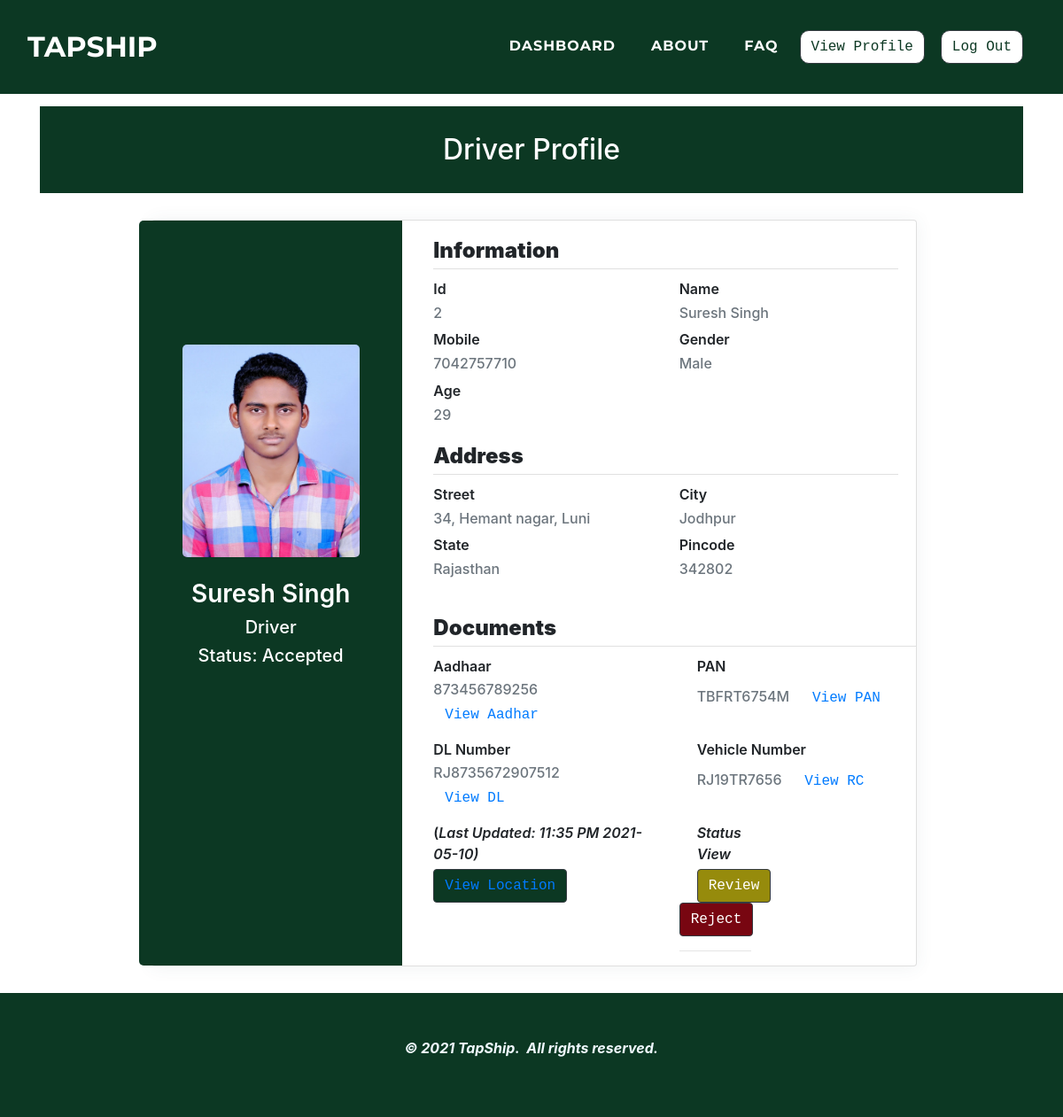
/admin/driverprofile.php?d_mobile=7042757710 (signed in), run on an earlier commit of the app's database.
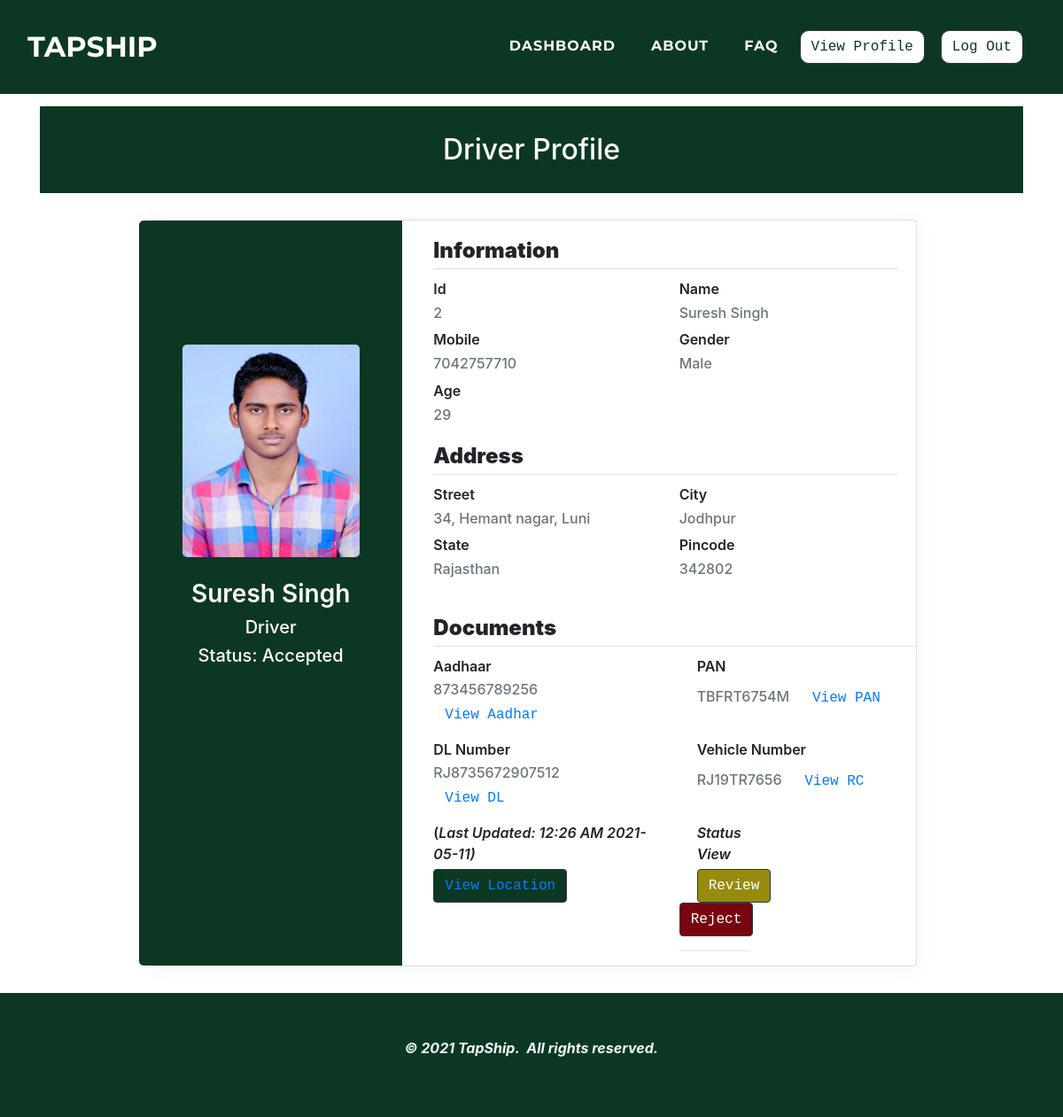
And on a later commit of the database.
### tables this page shows
CREATE TABLE `driver` (
  `d_id` int(11) NOT NULL,
  `d_name` varchar(50) NOT NULL,
  `d_mobile` varchar(25) NOT NULL,
  `d_gender` varchar(25) NOT NULL,
  `d_age` varchar(10) NOT NULL,
  `d_street` varchar(50) NOT NULL,
  `d_city` varchar(25) NOT NULL,
  `d_state` varchar(25) NOT NULL,
  `d_pincode` varchar(10) NOT NULL,
  `d_aadhar` varchar(25) NOT NULL,
  `d_aadharpdf` varchar(100) NOT NULL,
  `d_pan` varchar(25) NOT NULL,
  `d_panpdf` varchar(100) NOT NULL,
  `d_photo` varchar(100) NOT NULL,
  `d_dlnumber` varchar(25) NOT NULL,
  `d_dlpdf` varchar(100) NOT NULL,
  `d_vehiclenumber` varchar(25) NOT NULL,
  `d_vehiclercpdf` varchar(100) NOT NULL,
  `d_lat` varchar(100) DEFAULT NULL,
  `d_long` varchar(100) DEFAULT NULL,
  `d_date` varchar(500) NOT NULL,
  `d_time` varchar(500) NOT NULL,
  `d_password` varchar(25) NOT NULL,
  `d_approve` varchar(10) NOT NULL
);

### admin/driverprofile.php (the view, shortened to what this page needs)
<?php
$res = $_SESSION["sessionid"];
$a_name = $res;
?>
<!doctype html>
<html>
<head>
    <link rel="stylesheet" href="../assets/bootstrap/css/bootstrap.min.css">
    <link rel="stylesheet" href="../assets/fonts/font-awesome.min.css">
    <link rel="stylesheet" href="../assets/fonts/ionicons.min.css">
    <link rel="stylesheet" href="../assets/css/Article-List.css">
    <link rel="stylesheet" href="../assets/css/Footer-Dark.css">
    <link rel="stylesheet" href="../assets/css/Highlight-Blue.css">
    <link rel="stylesheet" href="https://cdnjs.cloudflare.com/ajax/libs/animate.css/3.5.2/animate.min.css">
    <link rel="stylesheet" href="https://cdnjs.cloudflare.com/ajax/libs/aos/2.2.0/aos.css">
    <link rel="stylesheet" href="../assets/css/Login-Form-Clean.css">
    <link rel="stylesheet" href="../assets/css/table-style.css">
    <link rel="stylesheet" href="../assets/css/profile.css">
    <link href='https://maxcdn.bootstrapcdn.com/bootstrap/4.0.0/css/bootstrap.min.css' rel='stylesheet'>
    <link href='https://cdnjs.cloudflare.com/ajax/libs/MaterialDesign-Webfont/3.6.95/css/materialdesignicons.css' rel='stylesheet'>
</head>
<body oncontextmenu='return false' class='snippet-body'>
    <div class="page-content page-container" id="page-content">
        <nav class="navbar navbar-light navbar-expand-lg fixed-top text-uppercase" id="mainNav" style="background: #0c3823;">
            <div class="container-fluid">
                <a class="navbar-brand js-scroll-trigger" data-bs-hover-animate="pulse" href="../index.php" style="font-family: Montserrat, sans-serif;">TAPSHIP</a>
                <div class="collapse navbar-collapse" id="navbarResponsive">
                    <ul class="nav navbar-nav ml-auto">
                        <li class="nav-item mx-0 mx-lg-1"><a class="nav-link py-3 px-0 px-lg-3 rounded js-scroll-trigger" data-bs-hover-animate="pulse" href="index.php" style="filter: contrast(100%) grayscale(0%) hue-rotate(0deg) invert(0%) sepia(0%);">DASHBOARD</a></li>
                        <li class="nav-item mx-0 mx-lg-1"><a class="nav-link py-3 px-0 px-lg-3 rounded js-scroll-trigger" data-bs-hover-animate="pulse" href="../about.php">ABOUT</a></li>
                        <li class="nav-item mx-0 mx-lg-1"><a class="nav-link py-3 px-0 px-lg-3 rounded js-scroll-trigger" data-bs-hover-animate="pulse" href="../faq.php">FAQ</a></li>
                        <li class="nav-item mx-0 mx-lg-1"><a href="updateprofile.php?a_name=<?php echo $a_name; ?>"><button class="btn btn-dark text-monospace" data-bs-hover-animate="pulse" type="button" style="margin: 10px;background: rgb(255,255,255);color: #0c3823;margin-left: 0;border-radius: 10px;">View Profile</button></a></li>
                        <li class="nav-item mx-0 mx-lg-1"><a href="../admin/logout-script.php"><button class="btn btn-dark text-monospace" data-bs-hover-animate="pulse" type="button" style="margin: 10px;background: rgb(255,255,255);color: #0c3823;margin-left: 0;border-radius: 10px;">Log Out</button></a></li>
                    </ul>
                </div>
            </div>
        </nav>
        <?php
        $con = mysqli_connect("localhost", "root", "", "tapship");
        $d_mobile = $_GET['d_mobile'];
        $query = " select * from driver where d_mobile=" . $d_mobile . "";
        $result = mysqli_query($con, $query);
        while ($res = mysqli_fetch_assoc($result)) {
            $d_id =  $res['d_id'];
            $d_name =  $res['d_name'];
            $d_gender =  $res['d_gender'];
            $d_age =  $res['d_age'];
            $d_street =  $res['d_street'];
            $d_city =  $res['d_city'];
            $d_state =  $res['d_state'];
            $d_pincode =  $res['d_pincode'];
            $d_aadhar =  $res['d_aadhar'];
            $d_aadharpdf =  $res['d_aadharpdf'];
            $d_pan =  $res['d_pan'];
            $d_panpdf =  $res['d_panpdf'];
            $d_dlnumber =  $res['d_dlnumber'];
            $d_dlpdf =  $res['d_dlpdf'];
            $d_vehiclenumber =  $res['d_vehiclenumber'];
            $d_vehiclercpdf =  $res['d_vehiclercpdf'];
            $d_lat =  $res['d_lat'];
            $d_long =  $res['d_long'];
            $d_photo =  $res['d_photo'];
            $d_approve =  $res['d_approve'];
            $d_time = $res['d_time'];
            $d_date = $res['d_date'];
        }
        ?>
        <div class="features-boxed">
            <div class="container" style="background: #ffffff;">
                <div class="intro" style="background: #0c3823;margin-top: 120px;margin-bottom: 30px;">
                    <h2 class="text-center" data-aos="fade" style="color: rgb(255,255,255);padding: 30px;margin-bottom: 0px;">Driver Profile</h2>
                </div>
            </div>
        </div>
        <div class="padding">
            <div class="row container d-flex justify-content-center">
                <div class="col-xl-12 col-md-12">
                    <div class="card user-card-full">
                        <div class="row m-l-0 m-r-0">
                            <div class="col-md-4 bg-c-lite-green user-profile">
                                <div class="card-block text-center text-white">
                                    <div class="m-b-25"> <img src="../drivers/<?php echo  $d_photo; ?>" width="200" height="240" align="center" class="img-radius" alt="User-Profile-Image"> </div>
                                    <h3 class="f-w-600"><?php echo "$d_name" ?></h3>
                                    <h5>Driver</h5>
                                    <h5>Status: <?php if ($d_approve == "1") {
                                                    echo "No Action";
                                                } else if ($d_approve == "2") {
                                                    echo " Accepted";
                                                } else if ($d_approve == "3") {
                                                    echo "Review";
                                                } else if ($d_approve == "4") {
                                                    echo "Rejected";
                                                } else if ($d_approve == "5") {
                                                    echo "Resubmitted";
                                                }
                                                ?>
                                    </h5>
                                </div>
                            </div>
                            <div class="col-sm-8">
                                <div class="card-block">
                                    <h4 class="m-b-20 p-b-5 b-b-default f-w-600"><strong>Information</strong></h4>
                                    <div class="row">
                                        <div class="col-sm-6">
                                            <p class="m-b-10 f-w-600">Id</p>
                                            <h6 class="text-muted f-w-400"><?php echo "$d_id" ?></h6>
                                        </div>
                                        <div class="col-sm-6">
                                            <p class="m-b-10 f-w-600">Name</p>
                                            <h6 class="text-muted f-w-400"><?php echo "$d_name" ?></h6>
                                        </div>
                                        <div class="col-sm-6">
                                            <p class="m-b-10 f-w-600">Mobile</p>
                                            <h6 class="text-muted f-w-400"><?php echo "$d_mobile" ?></h6>
                                        </div>
                                        <div class="col-sm-6">
                                            <p class="m-b-10 f-w-600">Gender</p>
                                            <h6 class="text-muted f-w-400"><?php echo "$d_gender" ?></h6>
                                        </div>
                                        <div class="col-sm-6">
                                            <p class="m-b-10 f-w-600">Age</p>
                                            <h6 class="text-muted f-w-400"><?php echo "$d_age" ?></h6>
                                        </div>
                                    </div>
                                    <h4 class="m-b-20 m-t-40 p-b-5 b-b-default  f-w-600"><strong>Address</strong></h4>
                                    <div class="row">
                                        <div class="col-sm-6">
                                            <p class="m-b-10 f-w-600">Street</p>
                                            <h6 class="text-muted f-w-400"><?php echo "$d_street" ?></h6>
                                        </div>
                                        <div class="col-sm-6">
                                            <p class="m-b-10 f-w-600">City</p>
                                            <h6 class="text-muted f-w-400"><?php echo "$d_city" ?></h6>
                                        </div>
                                        <div class="col-sm-6">
                                            <p class="m-b-10 f-w-600">State</p>
                                            <h6 class="text-muted f-w-400"><?php echo "$d_state" ?></h6>
                                        </div>
                                        <div class="col-sm-6">
                                            <p class="m-b-10 f-w-600">Pincode</p>
                                            <h6 class="text-muted f-w-400"><?php echo "$d_pincode" ?></h6>
                                        </div>
                                    </div>
                                </div>
                                <h4 class="m-b-20 m-t-40 p-b-5 b-b-default m-l-20 f-w-600"><strong>Documents</strong></h4>
                                <div class="row">
                                    <div class="col-sm-6">
                                        <p class="m-b-10 m-l-20 f-w-600">Aadhaar</p>
                                        <h6 class="text-muted m-l-20 f-w-400"><?php echo "$d_aadhar" ?> &nbsp; <button class="btn btn-grey text-monospace"><a href="../drivers/<?php echo  $d_aadharpdf; ?>" target="_blank">View Aadhar</a></button></h6>
                                    </div>
                                    <div class="col-sm-6">
                                        <p class="m-b-10  m-l-20 f-w-600">PAN</p>
                                        <h6 class="text-muted m-l-20 f-w-400"><?php echo "$d_pan" ?> &nbsp; <button class="btn btn-grey text-monospace"><a href="../drivers/<?php echo  $d_panpdf; ?>" target="_blank">View PAN</a></button></h6>
                                    </div>
                                    <div class="col-sm-6">
                                        <p class="m-b-10  m-l-20 f-w-600">DL Number</p>
                                        <h6 class="text-muted m-l-20 f-w-400"><?php echo "$d_dlnumber" ?> &nbsp; <button class="btn btn-grey text-monospace"><a href="../drivers/<?php echo  $d_dlpdf; ?>" target="_blank">View DL</a></button></h6>
                                    </div>
                                    <div class="col-sm-6">
                                        <p class="m-b-10  m-l-20 f-w-600">Vehicle Number</p>
                                        <h6 class="text-muted m-l-20 f-w-400"><?php echo "$d_vehiclenumber" ?> &nbsp; <button class="btn btn-grey text-monospace"><a href="../drivers/<?php echo  $d_vehiclercpdf; ?>" target="_blank">View RC</a></button></h6>
                                    </div>
                                    <div class="col-sm-6">
                                        <p class="m-b-10  m-l-20 f-w-600"> (<i>Last Updated: <?php echo "$d_time" ?>&nbsp<?php echo "$d_date" ?><i>)</p>
                                        <h6 class="text-muted m-l-20 f-w-400"><button class="btn btn-dark text-monospace" style="background-color:#0c3823;"><a href="https://www.google.com/maps/@<?php echo  $d_lat; ?>,<?php echo  $d_long; ?>,14z" target="_blank">View Location</a></button></h6>
                                    </div>
                                    <div class="col-sm-6">
                                        <p class="m-b-10  m-l-20 f-w-600">Status View</p>
                                        <form action="statusdriver.php?d_mobile=<?php echo $d_mobile; ?>" method="post">
                                            <?php
                                            if ($d_approve == 2) {
                                            ?>
                                                <td data-label="Profile"> <button class="btn btn-dark text-monospace  m-l-20 f-w-400" style="background-color:#968b0c;" name="review">Review</button> </td>
                                                <td data-label="Profile"> <button class="btn btn-dark text-monospace " style="background-color:#780611;" name="reject">Reject</button> </td>
                                                <hr>
                                            <?php
                                            }
                                            ?>
                                        </form>
                                    </div>
                                </div>
                            </div>
                        </div>
                    </div>
                </div>
            </div>
        </div>
    </div>
    <div class="footer-dark" style="background: rgb(12,56,35);">
        <footer>
            <div class="container-fluid">
                <p style="text-align: center;"><strong>© 2021 TapShip.&nbsp; All rights reserved.</strong><br></p>
            </div>
        </footer>
    </div>
</body>
</html>

### assets/css/Footer-Dark.css (style rules this page uses)
.footer-dark { padding: 50px 0; bottom: 0; color: #f0f9ff; background-color: #282d32; }

### assets/css/table-style.css (style rules this page uses)
body { margin:0; font-family: sans-serif; }
* { box-sizing: border-box; }

### assets/css/profile.css (style rules this page uses)
body { background-color: #f9f9fa; }
.padding { padding-left: 13%; padding-right: 10%; }
.card { border-radius: 5px; -webkit-box-shadow: 0 1px 20px 0 rgba(69, 90, 100, 0.08); box-shadow: 0 1px 20px 0 rgba(69, 90, 100, 0.08); border: none; margin-bottom: 30px; }
.m-r-0 { margin-right: 0px; }
.m-l-0 { margin-left: 0px; }
.user-card-full .user-profile { border-radius: 5px 0 0 5px; }
.bg-c-lite-green { background: #0c3823; }
.user-profile { padding: 120px 0; }
.card-block { padding: 1.25rem; }
.m-b-25 { margin-bottom: 25px; }
.img-radius { border-radius: 5px; }
h6 { font-size: 14px; }
.card .card-block p { line-height: 25px; }
.b-b-default { border-bottom: 1px solid #e0e0e0 }
.m-b-20 { margin-bottom: 10px; }
.p-b-5 { padding-bottom: 5px !important }
.m-b-10 { margin-bottom: 10px; }
.text-muted { color: #919aa3 !important; }
.f-w-600 { font-weight: 600; }
.m-t-40 { margin-top: 10px; }
.p-b-5 { padding-bottom: 5px !important; }
.m-b-10 { margin-bottom: 5px; }
.m-l-20 { margin-left: 20px; }
.m-t-40 { margin-top: 15px; }

What changed in the data, as far as the page shows it:
changed driver "Suresh Singh": d_time "11:35 PM" → "12:26 AM"; d_date "2021-05-10" → "2021-05-11"
